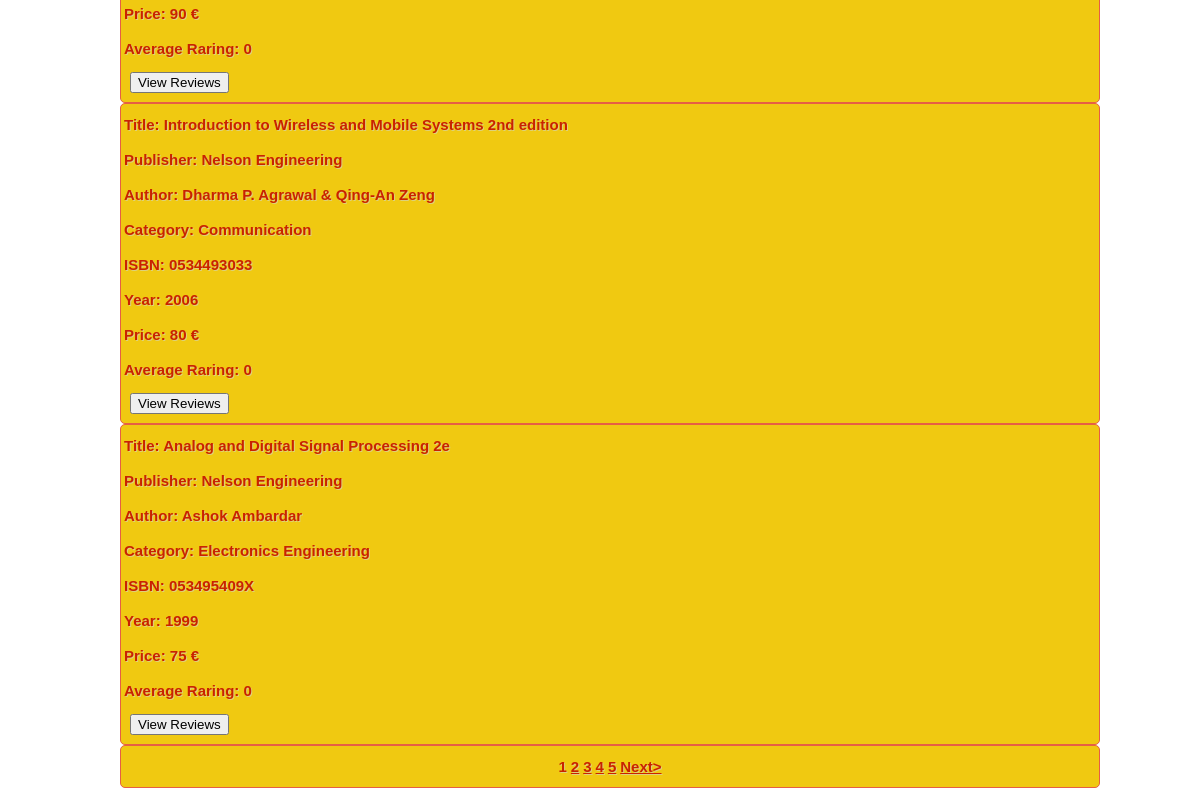
Page /browse.php (lower part) on the earlier database version.
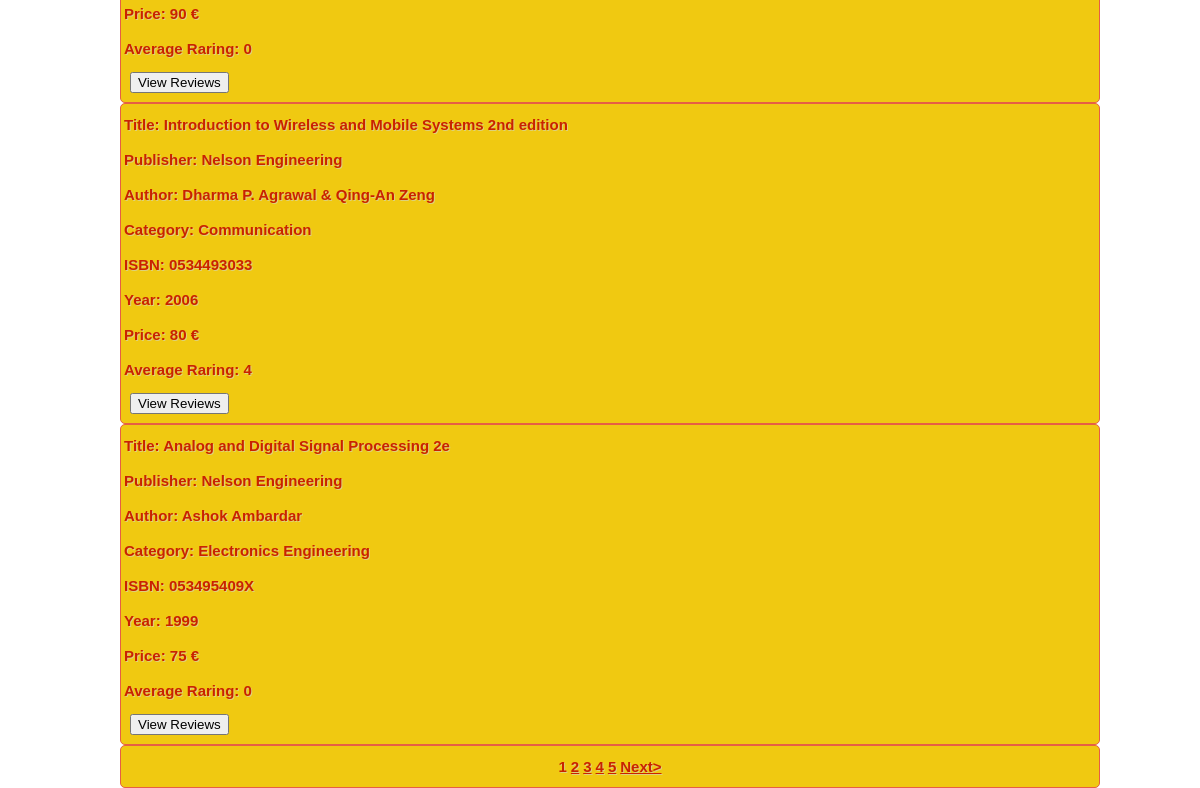
Same page on the later database version.
### tables this page shows
CREATE TABLE IF NOT EXISTS `book` (
  `bookid` int(11) NOT NULL AUTO_INCREMENT,
  `ISBN` varchar(11) DEFAULT NULL,
  `Title` varchar(94) DEFAULT NULL,
  `Author` varchar(48) DEFAULT NULL,
  `Category` varchar(23) DEFAULT NULL,
  `Publisher` varchar(34) DEFAULT NULL,
  `Year` int(4) DEFAULT NULL,
  `Price` int(3) DEFAULT NULL,
  `Abstract` varchar(1792) DEFAULT NULL,
  `Description` varchar(36) DEFAULT NULL,
  `avgRating` float NOT NULL DEFAULT '0',
  PRIMARY KEY (`bookid`)
);

### search_algorithm.php (the view, shortened to what this page needs)
<?php
	function search($search,$start,$file){
		$dbh = new PDO('mysql:host='.$GLOBALS ['host'].';dbname='.$GLOBALS ['db'], $GLOBALS ['username'],$GLOBALS['password']);
		$stmt = $dbh->prepare("SELECT * FROM `book` WHERE `Title` REGEXP :title");
		if($search==null){
			$stmt = $dbh->prepare("SELECT * FROM `book`");
		}
		$stmt->bindParam(':title', $search);
		$stmt->execute();
		$i=0;
		$max=$stmt->rowCount();
		$finalResult=$start+10;
		$pages=ceil($max/10);
		while($i<$finalResult){
			$row=$stmt->fetch();
			if($start<=$i && $finalResult>$i && $i<$max){
				echo '<div id="text" class="box">';
				echo '<b>Title: </b>'.$row['Title'].'<br>';
				echo '<b>Publisher: </b>'.$row['Publisher'].'<br>';
				echo '<b>Author: </b>'.$row['Author'].'<br>';
				echo '<b>Category: </b>'.$row['Category'].'<br>';
				echo '<b>ISBN: </b>'.$row['ISBN'].'<br>';
				echo '<b>Year: </b>'.$row['Year'].'<br>';
				echo '<b>Price: </b>'.$row['Price'].' &#8364<br>';
				echo '<b>Average Raring: </b>'.$row['avgRating'].'<br>';
				echo '<table cellpadding="5" cellspacing="1"><tr><td>';
				echo '<form name="review" method="post" action="view_Reviews.php">
					<input name="bookid" type="hidden" id="bookid" value="'.$row['bookid'].'">
					<input type="submit" name="submit" value="View Reviews">
					</form>';
				echo '</td>';
				echo '</table></tr>';
				echo '</div>';
			}
			$i++;
		}
		echo '<div id="text" class="searchNav">';
		$i=1;
		while($i<=$pages){
			if(!((($start/10)+1) == $i)){
				echo '<a href="'.$file.'?search='.$search.'&start='.(($i-1)*10).'">'. $i .'</a>';
			}
			else{
				echo '<a>'.$i.'</a>';
			}
			$i++;
		}
		if(!(($start+10)>$max)){
			echo '<a href="'.$file.'?search='.$search.'&start='.($start+10).'">Next&gt</a>';
		}
		echo '</div>';
	}
?>

### head.php (shortened to what this page needs)
<!DOCTYPE html PUBLIC "-//W3C//DTD XHTML 1.0 Transitional//EN" "http://www.w3.org/TR/xhtml1/DTD/xhtml1-transitional.dtd">
<html xmlns="http://www.w3.org/1999/xhtml">
	<head>
	</head>

### browse.php (shortened to what this page needs)
<?php
	require('head.php');
?>
	<body>
		<div id="text">
			<p id="text">
				<?php
					require('search_algorithm.php');
					search("",$_GET['start'],basename(__FILE__));
				?>
			</p>
		</div>
	</body>
</html>

Differences in the rows shown:
changed book "Introduction to Wireless and Mobile Systems 2nd edition": avgRating "0" → "4"
